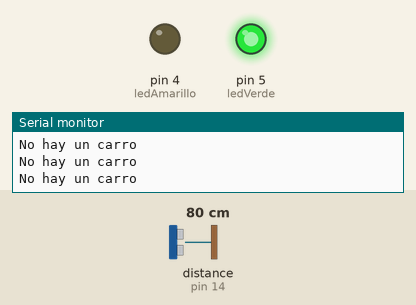
This sketch was run on a simulated Arduino Uno, built with avr-gcc and run on an emulated ATmega328P. On the bench: output pins drawn as LEDs (lit = HIGH), the last lines printed to the serial monitor. Wiring (inferred from the names in the program): ultrasonic range finder: trigger pin 12; echo pin 14. Inputs (shaded band) come from the test bench; at power-on: distance to the obstacle (sensor on pin 14) 80 cm. The echo pulse lasts 58.3 µs per cm; pins used as bus, display or sensor lines are not drawn.

Above: at 1.3 s.
1.4 s: distance to the obstacle (sensor on pin 14) set to 2 cm
At 5.5 s:
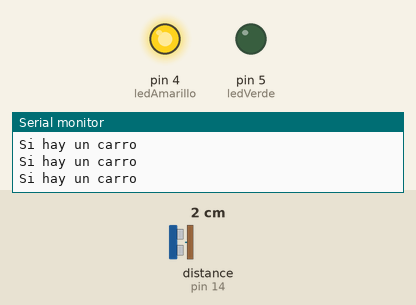
At 6.3 s:
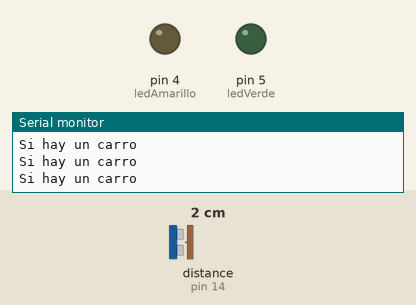
Timing chart, 0 to 12.5 s (numbered marks = the images above; inputs shaded):
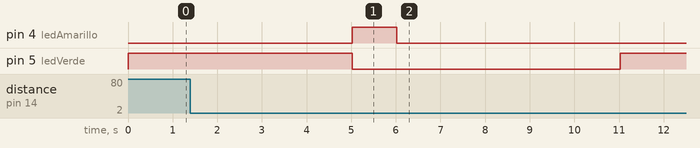

The sketch:

main.ino
```cpp
// Definimos los pines para el sensor ultrasónico y los LEDs
const int trigPin = 12;
const int echoPin = 14;
const int ledVerde = 5;
const int ledAmarillo = 4;
const int ledRojo = 0;

// Variables para medir la distancia
long duracion;
int distancia;

// Variables para controlar los tiempos de los LEDs
unsigned long tiempoInicio = 0;
const unsigned long intervaloVerde = 5000;
const unsigned long intervaloAmarillo = 1000;
const unsigned long intervaloRojo = 5000;

// Variable para llevar el estado de los LEDs
int estadoLed = 0;  // 0: verde, 1: amarillo, 2: rojo

void setup() {
  Serial.begin(115200);

  // Configuramos los pines de los LEDs como salida
  pinMode(ledVerde, OUTPUT);
  pinMode(ledAmarillo, OUTPUT);
  pinMode(ledRojo, OUTPUT);

  // Configuramos los pines del sensor ultrasónico
  pinMode(trigPin, OUTPUT);
  pinMode(echoPin, INPUT);
}

void loop() {
  manejarLEDs();
  detectarCarro();
}

void manejarLEDs() {
  unsigned long tiempoActual = millis();

  switch (estadoLed) {
    case 0:  // LED verde encendido
      if (tiempoActual - tiempoInicio >= intervaloVerde) {
        digitalWrite(ledVerde, LOW);    // Apagamos el LED verde
        digitalWrite(ledAmarillo, HIGH); // Encendemos el LED amarillo
        tiempoInicio = tiempoActual;     // Reiniciamos el temporizador
        estadoLed = 1;                   // Cambiamos al siguiente estado
      } else {
        digitalWrite(ledVerde, HIGH);    // Aseguramos que el verde está encendido
      }
      break;

    case 1:  // LED amarillo encendido
      if (tiempoActual - tiempoInicio >= intervaloAmarillo) {
        digitalWrite(ledAmarillo, LOW);  // Apagamos el LED amarillo
        digitalWrite(ledRojo, HIGH);     // Encendemos el LED rojo
        tiempoInicio = tiempoActual;     // Reiniciamos el temporizador
        estadoLed = 2;                   // Cambiamos al siguiente estado
      }
      break;

    case 2:  // LED rojo encendido
      if (tiempoActual - tiempoInicio >= intervaloRojo) {
        digitalWrite(ledRojo, LOW);      // Apagamos el LED rojo
        digitalWrite(ledVerde, HIGH);    // Encendemos el LED verde de nuevo
        tiempoInicio = tiempoActual;     // Reiniciamos el temporizador
        estadoLed = 0;                   // Regresamos al primer estado
      }
      break;
  }
}

void detectarCarro() {
  // Medir la distancia usando el sensor ultrasónico
  digitalWrite(trigPin, LOW);
  delayMicroseconds(2);
  digitalWrite(trigPin, HIGH);
  delayMicroseconds(10);
  digitalWrite(trigPin, LOW);

  // Calculamos la duración del pulso en el pin echo
  duracion = pulseIn(echoPin, HIGH);

  // Convertimos la duración a distancia en centímetros
  distancia = duracion * 0.034 / 2;

  // Verificamos si hay un objeto a menos de 30 cm
  if (distancia <= 30) {
    Serial.println("Si hay un carro");
  } else {
    Serial.println("No hay un carro");
  }

  // Agregamos un pequeño retardo para la siguiente lectura
  delay(500);
}
```
